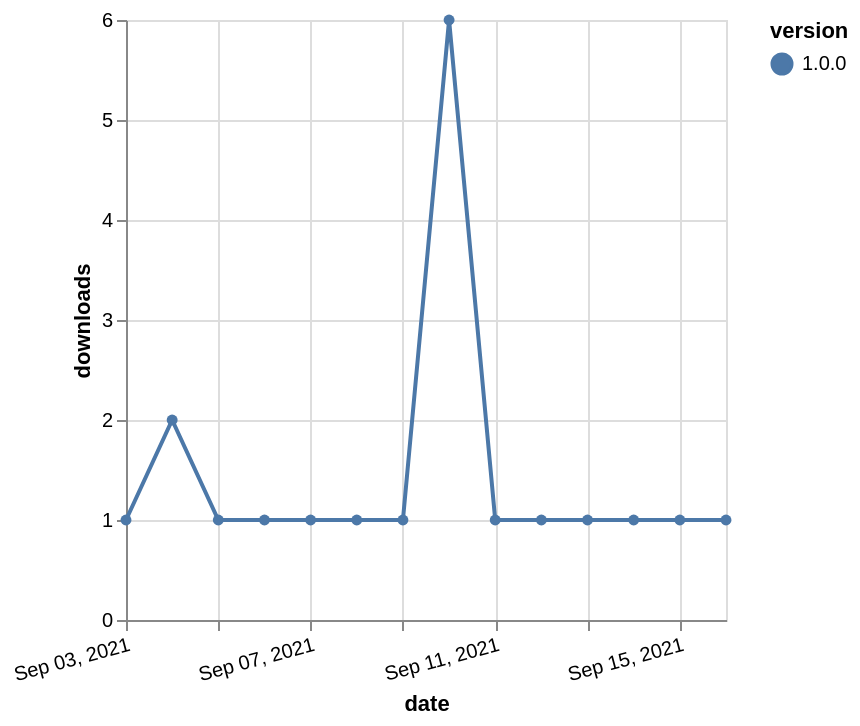

This figure's Vega-Lite source:
### Vega-Lite specification from a JSON file in a GitHub repository (floating-point values rounded to 4 significant figures)
{"$schema": "https://vega.github.io/schema/vega-lite/v5.json", "description": "A simple bar chart with embedded data.", "data": {"values": [{"date": "2021-09-03", "total": 416, "delta": 1, "version": "1.0.0"}, {"date": "2021-09-04", "total": 418, "delta": 2, "version": "1.0.0"}, {"date": "2021-09-05", "total": 419, "delta": 1, "version": "1.0.0"}, {"date": "2021-09-06", "total": 420, "delta": 1, "version": "1.0.0"}, {"date": "2021-09-07", "total": 421, "delta": 1, "version": "1.0.0"}, {"date": "2021-09-08", "total": 422, "delta": 1, "version": "1.0.0"}, {"date": "2021-09-09", "total": 423, "delta": 1, "version": "1.0.0"}, {"date": "2021-09-10", "total": 429, "delta": 6, "version": "1.0.0"}, {"date": "2021-09-11", "total": 430, "delta": 1, "version": "1.0.0"}, {"date": "2021-09-12", "total": 431, "delta": 1, "version": "1.0.0"}, {"date": "2021-09-13", "total": 432, "delta": 1, "version": "1.0.0"}, {"date": "2021-09-14", "total": 433, "delta": 1, "version": "1.0.0"}, {"date": "2021-09-15", "total": 434, "delta": 1, "version": "1.0.0"}, {"date": "2021-09-16", "total": 435, "delta": 1, "version": "1.0.0"}]}, "width": "container", "mark": {"type": "line", "point": {"filled": true}}, "encoding": {"x": {"field": "date", "type": "temporal", "timeUnit": "yearmonthdate", "title": "date", "axis": {"labelAngle": -15}}, "y": {"field": "delta", "type": "quantitative", "title": "downloads"}, "color": {"field": "version", "type": "nominal"}, "tooltip": {"field": "delta"}}}
